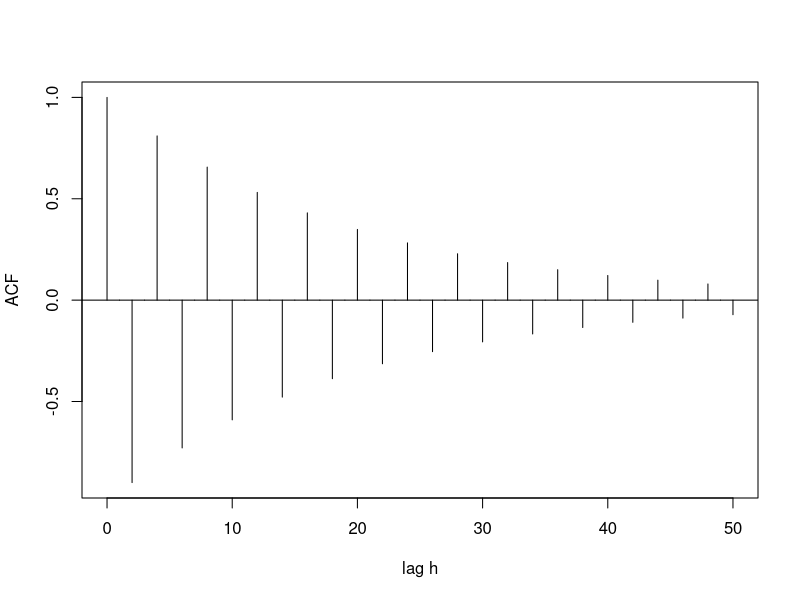

The R source for this figure:
## ---- chunk 1
ACF = ARMAacf(ar=c(0,-0.9), ma=0, lag.max=50)
plot((0:50), ACF, type="h", xlab="lag h")
abline(h=0)
